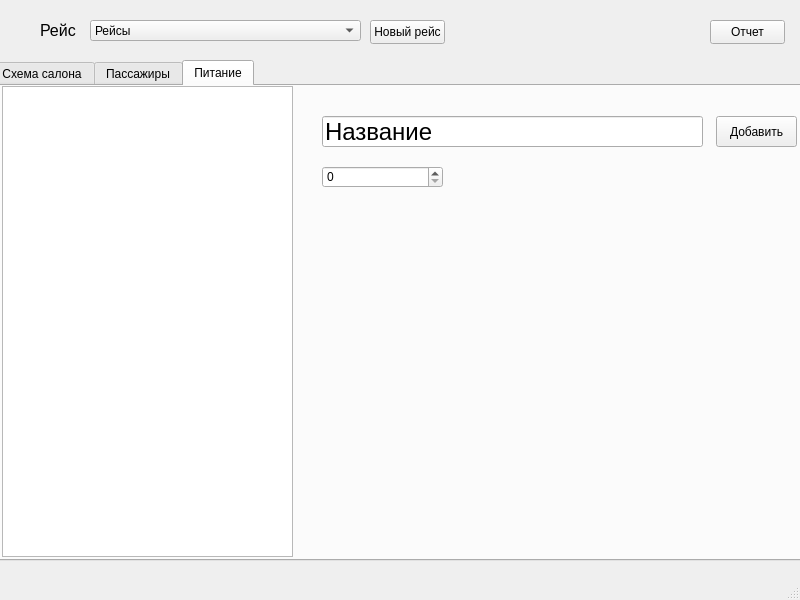
<?xml version="1.0" encoding="UTF-8"?>
<ui version="4.0">
 <class>MainWindow</class>
 <widget class="QMainWindow" name="MainWindow">
  <property name="geometry">
   <rect>
    <x>0</x>
    <y>0</y>
    <width>800</width>
    <height>600</height>
   </rect>
  </property>
  <property name="windowTitle">
   <string>MainWindow</string>
  </property>
  <widget class="QWidget" name="centralwidget">
   <widget class="QTabWidget" name="tabWidget">
    <property name="geometry">
     <rect>
      <x>-10</x>
      <y>60</y>
      <width>811</width>
      <height>501</height>
     </rect>
    </property>
    <property name="currentIndex">
     <number>2</number>
    </property>
    <property name="tabsClosable">
     <bool>false</bool>
    </property>
    <property name="movable">
     <bool>true</bool>
    </property>
    <property name="tabBarAutoHide">
     <bool>false</bool>
    </property>
    <widget class="QWidget" name="scheme_tab">
     <attribute name="title">
      <string>Схема салона</string>
     </attribute>
     <widget class="QWidget" name="gridLayoutWidget">
      <property name="geometry">
       <rect>
        <x>10</x>
        <y>-1</y>
        <width>291</width>
        <height>471</height>
       </rect>
      </property>
      <layout class="QGridLayout" name="scheme"/>
     </widget>
     <widget class="QLabel" name="place">
      <property name="geometry">
       <rect>
        <x>320</x>
        <y>10</y>
        <width>131</width>
        <height>31</height>
       </rect>
      </property>
      <property name="font">
       <font>
        <pointsize>10</pointsize>
        <italic>true</italic>
        <bold>true</bold>
       </font>
      </property>
      <property name="text">
       <string>Место 0</string>
      </property>
     </widget>
     <widget class="QLabel" name="photo">
      <property name="geometry">
       <rect>
        <x>320</x>
        <y>50</y>
        <width>61</width>
        <height>91</height>
       </rect>
      </property>
      <property name="text">
       <string>Фото</string>
      </property>
     </widget>
     <widget class="QPushButton" name="new_photo">
      <property name="geometry">
       <rect>
        <x>310</x>
        <y>160</y>
        <width>75</width>
        <height>24</height>
       </rect>
      </property>
      <property name="text">
       <string>Новое фото</string>
      </property>
     </widget>
     <widget class="QLabel" name="name_label">
      <property name="geometry">
       <rect>
        <x>410</x>
        <y>50</y>
        <width>49</width>
        <height>16</height>
       </rect>
      </property>
      <property name="text">
       <string>ФИО</string>
      </property>
     </widget>
     <widget class="QLabel" name="name">
      <property name="geometry">
       <rect>
        <x>410</x>
        <y>70</y>
        <width>221</width>
        <height>31</height>
       </rect>
      </property>
      <property name="font">
       <font>
        <pointsize>11</pointsize>
        <bold>true</bold>
       </font>
      </property>
      <property name="text">
       <string>Не выбран</string>
      </property>
     </widget>
     <widget class="QLabel" name="class_label">
      <property name="geometry">
       <rect>
        <x>410</x>
        <y>110</y>
        <width>151</width>
        <height>16</height>
       </rect>
      </property>
      <property name="text">
       <string>Класс обслуживание</string>
      </property>
     </widget>
     <widget class="QLabel" name="class_serv">
      <property name="geometry">
       <rect>
        <x>410</x>
        <y>140</y>
        <width>191</width>
        <height>16</height>
       </rect>
      </property>
      <property name="font">
       <font>
        <pointsize>10</pointsize>
        <bold>true</bold>
       </font>
      </property>
      <property name="text">
       <string>Отсутствует</string>
      </property>
     </widget>
     <widget class="QLabel" name="comments_label">
      <property name="geometry">
       <rect>
        <x>320</x>
        <y>220</y>
        <width>101</width>
        <height>16</height>
       </rect>
      </property>
      <property name="font">
       <font>
        <pointsize>10</pointsize>
        <italic>true</italic>
        <bold>true</bold>
       </font>
      </property>
      <property name="text">
       <string>Комментарии</string>
      </property>
     </widget>
     <widget class="QPushButton" name="add_comment">
      <property name="geometry">
       <rect>
        <x>710</x>
        <y>213</y>
        <width>75</width>
        <height>21</height>
       </rect>
      </property>
      <property name="text">
       <string>Добавить</string>
      </property>
     </widget>
     <widget class="QWidget" name="verticalLayoutWidget">
      <property name="geometry">
       <rect>
        <x>320</x>
        <y>250</y>
        <width>461</width>
        <height>211</height>
       </rect>
      </property>
      <layout class="QVBoxLayout" name="comments"/>
     </widget>
    </widget>
    <widget class="QWidget" name="passengers_tab">
     <attribute name="title">
      <string>Пассажиры</string>
     </attribute>
     <widget class="QWidget" name="verticalLayoutWidget_2">
      <property name="geometry">
       <rect>
        <x>10</x>
        <y>0</y>
        <width>291</width>
        <height>471</height>
       </rect>
      </property>
      <layout class="QVBoxLayout" name="verticalLayout_2">
       <item>
        <widget class="QListView" name="listView"/>
       </item>
      </layout>
     </widget>
     <widget class="QLabel" name="photo_in_passengers">
      <property name="geometry">
       <rect>
        <x>320</x>
        <y>50</y>
        <width>61</width>
        <height>91</height>
       </rect>
      </property>
      <property name="text">
       <string>Фото</string>
      </property>
     </widget>
     <widget class="QPushButton" name="new_photo_in_passengers">
      <property name="geometry">
       <rect>
        <x>310</x>
        <y>160</y>
        <width>75</width>
        <height>24</height>
       </rect>
      </property>
      <property name="text">
       <string>Новое фото</string>
      </property>
     </widget>
     <widget class="QLabel" name="class_label_in_passengers">
      <property name="geometry">
       <rect>
        <x>410</x>
        <y>110</y>
        <width>151</width>
        <height>16</height>
       </rect>
      </property>
      <property name="text">
       <string>Класс обслуживание</string>
      </property>
     </widget>
     <widget class="QLabel" name="name_in_passengers">
      <property name="geometry">
       <rect>
        <x>410</x>
        <y>70</y>
        <width>221</width>
        <height>31</height>
       </rect>
      </property>
      <property name="font">
       <font>
        <pointsize>11</pointsize>
        <bold>true</bold>
       </font>
      </property>
      <property name="text">
       <string>Не выбран</string>
      </property>
     </widget>
     <widget class="QLabel" name="class_in_passengers">
      <property name="geometry">
       <rect>
        <x>410</x>
        <y>140</y>
        <width>191</width>
        <height>16</height>
       </rect>
      </property>
      <property name="font">
       <font>
        <pointsize>10</pointsize>
        <bold>true</bold>
       </font>
      </property>
      <property name="text">
       <string>Отсутствует</string>
      </property>
     </widget>
     <widget class="QPushButton" name="add_comment_in_passengers">
      <property name="geometry">
       <rect>
        <x>710</x>
        <y>213</y>
        <width>75</width>
        <height>21</height>
       </rect>
      </property>
      <property name="text">
       <string>Добавить</string>
      </property>
     </widget>
     <widget class="QLabel" name="comments_label_in_passengers">
      <property name="geometry">
       <rect>
        <x>320</x>
        <y>220</y>
        <width>101</width>
        <height>16</height>
       </rect>
      </property>
      <property name="font">
       <font>
        <pointsize>10</pointsize>
        <italic>true</italic>
        <bold>true</bold>
       </font>
      </property>
      <property name="text">
       <string>Комментарии</string>
      </property>
     </widget>
     <widget class="QLabel" name="place_in_passengers">
      <property name="geometry">
       <rect>
        <x>320</x>
        <y>10</y>
        <width>131</width>
        <height>31</height>
       </rect>
      </property>
      <property name="font">
       <font>
        <pointsize>10</pointsize>
        <italic>true</italic>
        <bold>true</bold>
       </font>
      </property>
      <property name="text">
       <string>Место 0</string>
      </property>
     </widget>
     <widget class="QWidget" name="verticalLayoutWidget_3">
      <property name="geometry">
       <rect>
        <x>320</x>
        <y>250</y>
        <width>461</width>
        <height>211</height>
       </rect>
      </property>
      <layout class="QVBoxLayout" name="comments_in_passengers"/>
     </widget>
     <widget class="QLabel" name="name_label_in_passengers">
      <property name="geometry">
       <rect>
        <x>410</x>
        <y>50</y>
        <width>49</width>
        <height>16</height>
       </rect>
      </property>
      <property name="text">
       <string>ФИО</string>
      </property>
     </widget>
     <widget class="QPushButton" name="add_passenger">
      <property name="geometry">
       <rect>
        <x>720</x>
        <y>10</y>
        <width>75</width>
        <height>24</height>
       </rect>
      </property>
      <property name="text">
       <string>Добавить</string>
      </property>
     </widget>
    </widget>
    <widget class="QWidget" name="food_tab">
     <attribute name="title">
      <string>Питание</string>
     </attribute>
     <widget class="QListView" name="food_list">
      <property name="geometry">
       <rect>
        <x>10</x>
        <y>0</y>
        <width>291</width>
        <height>471</height>
       </rect>
      </property>
     </widget>
     <widget class="QLineEdit" name="food_name">
      <property name="geometry">
       <rect>
        <x>330</x>
        <y>30</y>
        <width>381</width>
        <height>31</height>
       </rect>
      </property>
      <property name="font">
       <font>
        <pointsize>18</pointsize>
       </font>
      </property>
      <property name="text">
       <string>Название</string>
      </property>
      <property name="placeholderText">
       <string>Напишите название</string>
      </property>
     </widget>
     <widget class="QSpinBox" name="food_count">
      <property name="geometry">
       <rect>
        <x>330</x>
        <y>80</y>
        <width>121</width>
        <height>22</height>
       </rect>
      </property>
      <property name="maximum">
       <number>9999</number>
      </property>
     </widget>
     <widget class="QPushButton" name="add_button">
      <property name="geometry">
       <rect>
        <x>724</x>
        <y>30</y>
        <width>81</width>
        <height>31</height>
       </rect>
      </property>
      <property name="text">
       <string>Добавить</string>
      </property>
     </widget>
    </widget>
   </widget>
   <widget class="QLabel" name="flight_label">
    <property name="geometry">
     <rect>
      <x>40</x>
      <y>10</y>
      <width>41</width>
      <height>41</height>
     </rect>
    </property>
    <property name="font">
     <font>
      <pointsize>12</pointsize>
     </font>
    </property>
    <property name="text">
     <string>Рейс</string>
    </property>
   </widget>
   <widget class="QComboBox" name="flight_choice">
    <property name="geometry">
     <rect>
      <x>90</x>
      <y>20</y>
      <width>271</width>
      <height>21</height>
     </rect>
    </property>
    <item>
     <property name="text">
      <string>Рейсы</string>
     </property>
    </item>
   </widget>
   <widget class="QPushButton" name="new_flight">
    <property name="geometry">
     <rect>
      <x>370</x>
      <y>20</y>
      <width>75</width>
      <height>24</height>
     </rect>
    </property>
    <property name="text">
     <string>Новый рейс</string>
    </property>
   </widget>
   <widget class="QPushButton" name="export_data">
    <property name="geometry">
     <rect>
      <x>710</x>
      <y>20</y>
      <width>75</width>
      <height>24</height>
     </rect>
    </property>
    <property name="text">
     <string>Отчет</string>
    </property>
   </widget>
  </widget>
  <widget class="QMenuBar" name="menubar">
   <property name="geometry">
    <rect>
     <x>0</x>
     <y>0</y>
     <width>800</width>
     <height>22</height>
    </rect>
   </property>
  </widget>
  <widget class="QStatusBar" name="statusbar"/>
 </widget>
 <resources/>
 <connections/>
</ui>
